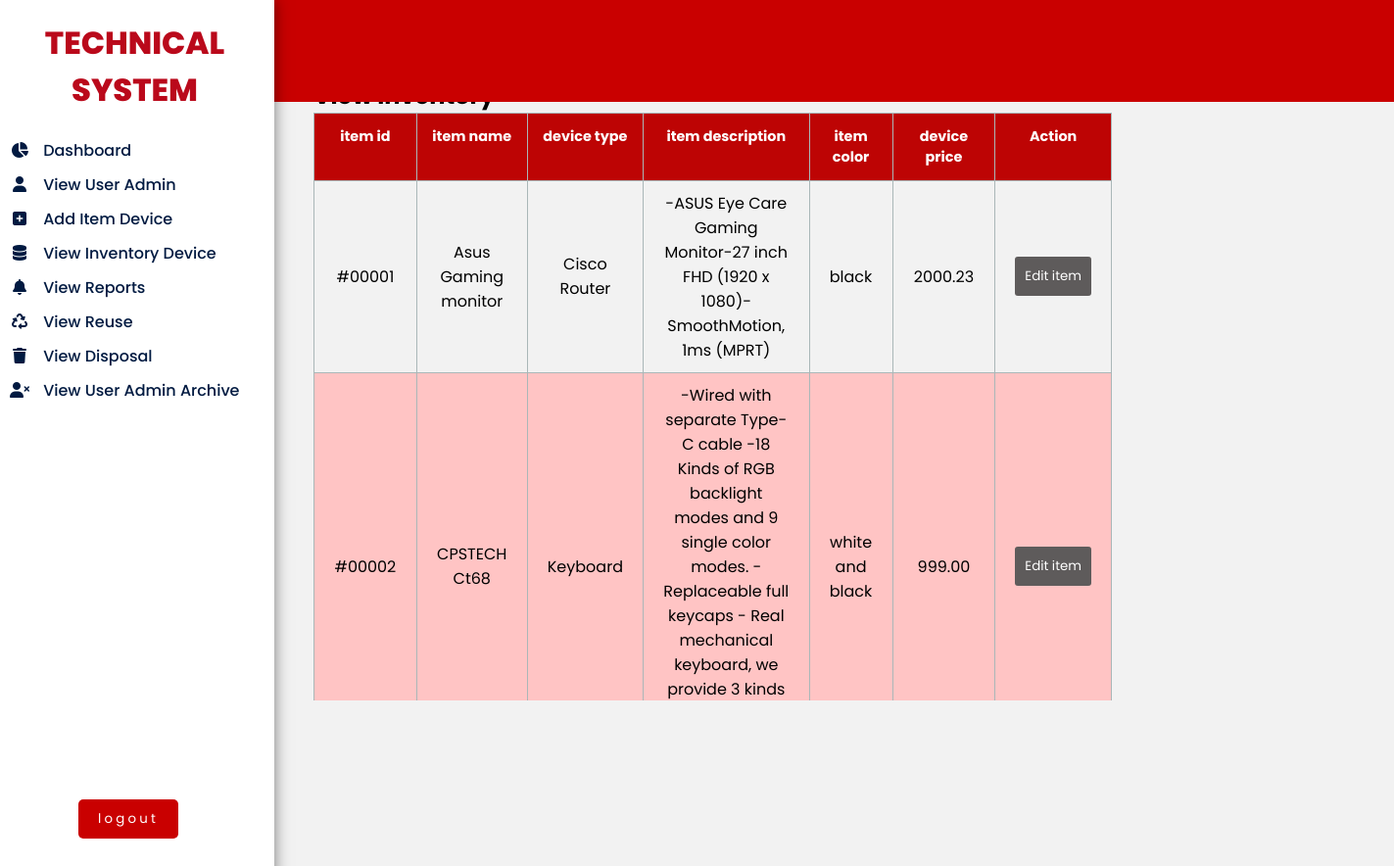
The page /viewinventory.php (signed in) on the database its author committed.
### tables this page shows
CREATE TABLE `inventory` (
  `id` int(11) NOT NULL,
  `item_id` varchar(6) NOT NULL,
  `itemname` varchar(50) NOT NULL,
  `item_type` varchar(30) NOT NULL,
  `itemdescription` varchar(300) NOT NULL,
  `item_color` varchar(25) NOT NULL,
  `itemprice` decimal(6,2) NOT NULL
);

### viewinventory.php (the view, shortened to what this page needs)
<?php
include "technicalinventory.php";
?>
<!DOCTYPE html>
<html>
<head>
	<link rel="stylesheet" href="https://cdnjs.cloudflare.com/ajax/libs/font-awesome/6.5.1/css/all.min.css" />
</head>
<body>
<div class="head">
		 <a href="#"><img src="cclogo2.png"  class="cclogo"></a>
	</div>
	<label>
		<div class="slide">
			<h1>TECHNICAL SYSTEM</h1>
			<ul>
				<li>
					<a href="admin.php"  class="<?php if($page == "admin.php"){echo "nav-link active";}else{echo "nav-link";} ?>" >
						<i class="fa fa-pie-chart"></i> dashboard
					</a>
				</li>
				<li>
					<a href="viewuseradmin.php" class="<?php if($page == "viewuseradmin.php"){echo "nav-link active";}else{echo "nav-link";} ?>"><i class="fa fa-user">
					</i> view user admin
					</a>
				</li>
				<li>
					<a href="AddDeviceItem.php" class="<?php if($page == "AddDeviceItem.php"){echo "nav-link active";}else{echo "nav-link";} ?>"><i class="fa fa-plus-square">
					</i> add item device
					</a>
				</li>
				<li>
					<a href="viewinventory.php" class="<?php if($page == "viewinventory.php"){echo "nav-link active";}else{echo "nav-link";} ?>"><i class="fas fa-database"></i></i> view inventory Device
					</a>
				</li>
				<li>
					<a href="viewreports.php" class="<?php if($page == "viewreports.php"){echo "nav-link active";}else{echo "nav-link";} ?>"><i class="fas fa-bell"></i> view reports
					</a></li>
				<li>
					<a href="viewreuse.php"><i class="fa fa-recycle"></i> view Reuse
					</a>
				</li>
				<li>
					<a href="viewdisposal.php"><i class="fas fa-trash"></i> view Disposal
					</a>
				</li>
				<li>
					<a href="viewuseradminarchive.php"><i class="fa fa-user-times"></i> view user admin archive
					</a>
				</li>
			</ul>
			<div class="logout_container">
			<form action="#" method="post">
				<input type="submit" class='logout_btn' name="logout" value="logout">
			</form>
			</div>
		</div>
	</label>
	<?php
	$query = mysqli_query($con, "SELECT * FROM inventory ORDER BY item_id ASC ");
			$header	= array('item id','item name','device type','item description','item color','device price','Action');
	echo "<div class='container'>";
		echo "<div class='tb_container'>";
			echo "<h2>View Inventory</h2>";
			echo "<table class='tbl'>";
			echo "<thead>";
			echo "<tr>";
			foreach ($header as $head) {
				echo "<th>$head</th>";
			}
			echo "</tr>";
			echo "</thead>";
			echo "<tbody>";
				while ($list = mysqli_fetch_array($query)) {
				echo "<tr algin='center'>";
				echo "<td>{$list['item_id']}</td>";
				echo "<td>{$list['itemname']}</td>";
				echo "<td>{$list['item_type']}</td>";
				echo "<td>{$list['itemdescription']}</td>";
				echo "<td>{$list['item_color']}</td>";
				echo "<td>{$list['itemprice']}</td>";
				echo "<td>"."<a href='edititems.php?id={$list['id']}'><input type='button' class='edititems' value='Edit item'></a>"."</td>";
				echo "</tr>";
				}
			echo "</tbody>";
			echo "</table>";
		echo "</div>";
	echo "</div>";
	?>
</body>
</html>

### adminstyle.php (style rules this page uses)
* { padding: 0; margin: 0; font-family: 'poppins', sans-serif; }
body { background-color: #f2f2f2; display: flex; }
.head { padding-bottom: 1%; color: #fff; background-color: rgba(201, 0, 0, 1.0); width: 100%; height: 6%; position: absolute; }
.slide { height: 100%; width: 280px; position: absolute; display: ; background-color: #fff; transition: 0.5s ease; margin: 0; box-shadow: 0 0 15px rgba(0, 0, 0, 0.5); }
h1 { color: #ba091b; font-weight: 800; text-align: center; padding: 20px 0; padding-left: 25px; padding-right: 30px; pointer-events: none; }
ul li { list-style: none; }
ul li a { color: #011a41; font-weight: 500; padding: 5px 0; display: block; text-transform: capitalize; text-decoration: none; transition: 0.2s ease-out; }
ul li a i { width: 40px; text-align: center; }
.logout_container { padding: 25rem 5rem; }
.logout_btn { background-color: #c90000; color: #fff; border: none; border-radius: 5px; padding: 10px 20px 10px 20px; letter-spacing: 0.2rem; cursor: pointer; transition: 0.3s; }
.tb_container { margin-left: 20em; margin-right: 18em; margin-top: 5em; }
.tbl { width: 100%; border-collapse: collapse; }
.tbl thead { background: #bd0404; color: #fff; }
.tbl thead tr th { font-size: 0.9rem; padding: 0.8rem; vertical-align: top; border: 1px solid #aab7b8; }
.tbl tbody tr td { padding: 10px 20px; font-size: 1rem; font-weight: normal; text-align: center; border: 1px solid #aab7b8; }
.tbl tr:nth-child(even) { background: #ffc4c4; }
.edititems { padding: 10px; background: #5e5b5b; color: #fff; border: none; border-radius: 3px; cursor: pointer; transition: 0.5s; }
.tbl { max-height: 600px; overflow-y: scroll; display: block; }

### rows shown on the page
inventory: item "#00001", itemname "Asus Gaming monitor", item_type "Cisco Router", itemdescription "-ASUS Eye Care Gaming Monitor-27 inch FHD (1920 x 1080)-SmoothMotion, 1ms (MPRT)", item_color "black", itemprice "2000.23"
inventory: item "#00002", itemname "CPSTECH Ct68", item_type "Keyboard", itemdescription "-Wired with separate Type-C cable -18 Kinds of RGB backlight modes and 9 single color modes. -Replaceable full keycaps - Real mechanical keyboard, we provide 3 kinds…", item_color "white and black", itemprice "999.00"

### other values the page prints
$head "item id"
$head "item name"
$head "device type"
$head "item description"
$head "item color"
$head "device price"
$head "Action"
